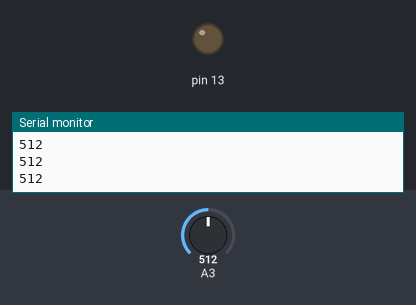
Bench run of a sketch on a simulated Arduino Uno, built with avr-gcc and run on an emulated ATmega328P. Parts: output pins drawn as LEDs (lit = HIGH), the last lines printed to the serial monitor. Inputs (shaded band) come from the test bench; at power-on: A3 = 512.

Above: at 1.2 s.
1.3 s: A3 set to 0
At 2.3 s:
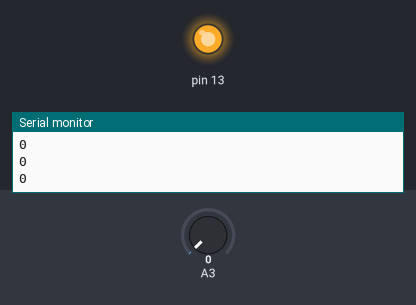
2.8 s: A3 set to 122
At 3.6 s:
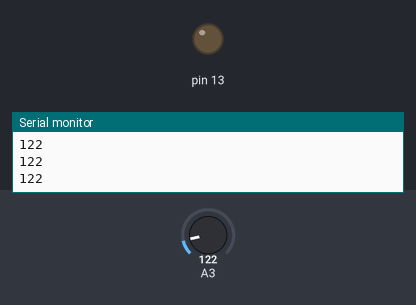
Timing chart, 0 to 5.8 s (numbered marks = the images above; inputs shaded):
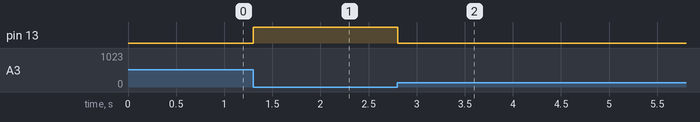

The sketch:

presiune.ino
```cpp
float s=0;

void setup() {
  Serial.begin(9600);
  pinMode(13,OUTPUT);

}

void loop() {
  int x=analogRead(3);
  s+=x;
  if(x==0){
  digitalWrite(13,HIGH);
  s=0;
}
  if(s>0){
  digitalWrite(13,LOW);}
  Serial.println(x);

}
```

Measured:
- after the input at 1.3 s, pin 13: LOW → HIGH at once
- after the input at 2.8 s, pin 13: HIGH → LOW at once
